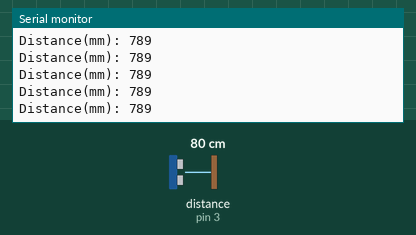
Recording of a sketch running on a simulated Arduino Uno, built with avr-gcc and run on an emulated ATmega328P. Shown: the last lines printed to the serial monitor. Wiring (inferred from the names in the program): ultrasonic range finder: trigger pin 2; echo pin 3. Inputs (shaded band) come from the test bench; at power-on: distance to the obstacle (sensor on pin 3) 80 cm. The echo pulse lasts 58.3 µs per cm.

Above: at 1.2 s.
1.3 s: distance to the obstacle (sensor on pin 3) set to 2 cm
At 1.38 s:
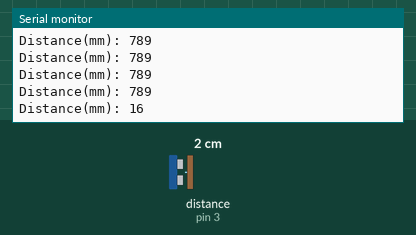
4.3 s: distance to the obstacle (sensor on pin 3) set to 250 cm
At 4.41 s:
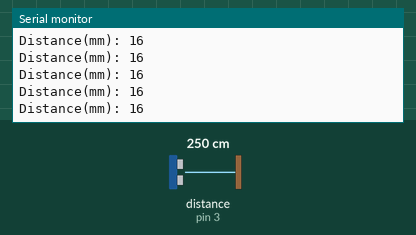
Timing chart, 0 to 7.3 s (numbered marks = the images above; inputs shaded):
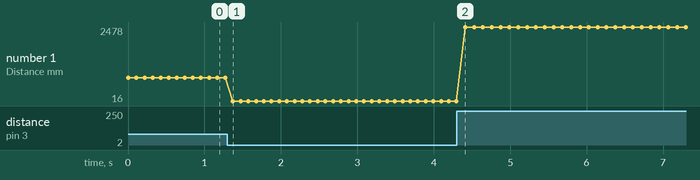

Measured:
- after the input at 1.3 s, the serial monitor: prints a new line after 0.07 s (image 1)
- plotted number 1: 789 → 16 after the input at 1.3 s, 16 → 2478 after the input at 4.3 s

The sketch:

ultrasonic_1_fw.ino
```cpp
/*
HC-SR04 초음파 센서
*/

#define trig 2  // 트리거 핀 선언
#define echo 3  // 에코 핀 선언

void setup()
{
  Serial.begin(9600);     // 통신속도 9600bps로 시리얼 통신 시작
  // Serial.println("Start... Ultrasonic Sensor");
  pinMode(trig, OUTPUT);  // 트리거 핀을 출력으로 선언
  pinMode(echo, INPUT);   // 에코핀을 입력으로 선언
}

void loop() {
  long duration, distance;  // 거리 측정을 위한 변수 선언
  // 트리거 핀으로 10us 동안 펄스 출력
  digitalWrite(trig, LOW);  // Trig 핀 Low
  delayMicroseconds(2);     // 2us 딜레이
  digitalWrite(trig, HIGH); // Trig 핀 High
  delayMicroseconds(10);    // 10us 딜레이
  digitalWrite(trig, LOW);  // Trig 핀 Low

  // pulseln() 함수는 핀에서 펄스신호를 읽어서 마이크로초 단위로 반환
  duration = pulseIn(echo, HIGH);
  distance = duration * 170 / 1000; // 왕복시간이므로 340m를 2로 나누어 170 곱하
  Serial.print("Distance(mm): ");
  Serial.println(distance); // 거리를 시리얼 모니터에 출력
  delay(100);
}
```
